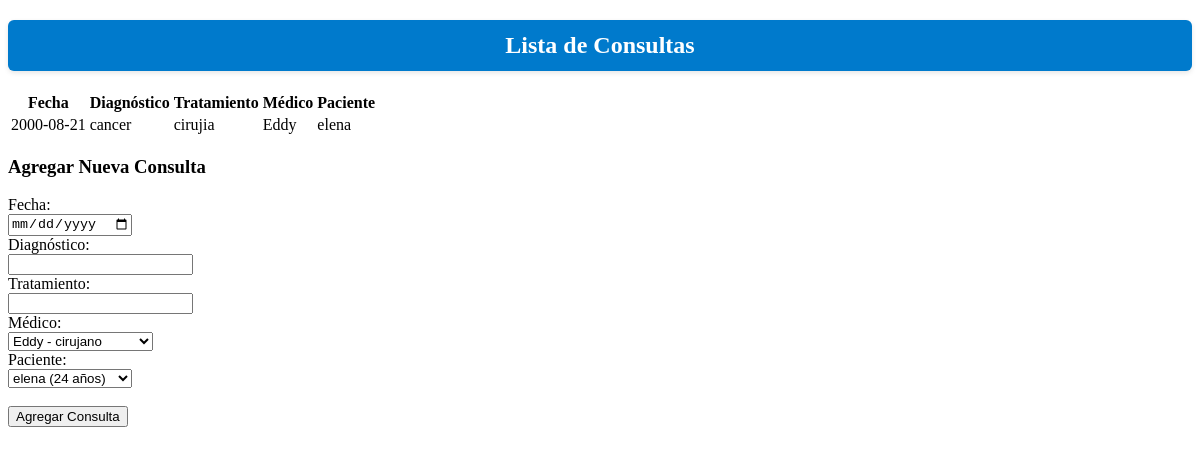
The page /consultas on the database its author committed.
### models/consulta.py (models this page shows)
class Consulta(db.Model):
    id_consulta = db.Column(db.Integer, primary_key=True)
    fecha = db.Column(db.Date, nullable=False)
    diagnostico = db.Column(db.String(200))
    tratamiento = db.Column(db.String(200))
    id_medico = db.Column(db.Integer, db.ForeignKey('medico.id_medico'), nullable=False)
    id_paciente = db.Column(db.Integer, db.ForeignKey('paciente.id_paciente'), nullable=False)

### models/medico.py (models this page shows)
class Medico(db.Model):
    id_medico = db.Column(db.Integer, primary_key=True)
    nombre = db.Column(db.String(100), nullable=False)
    especialidad = db.Column(db.String(100), nullable=False)
    telefono = db.Column(db.String(20))
    correo = db.Column(db.String(100), unique=True)
    consultas = db.relationship('Consulta', backref='medico', lazy=True)

### models/paciente.py (models this page shows)
class Paciente(db.Model):
    id_paciente = db.Column(db.Integer, primary_key=True)
    nombre = db.Column(db.String(100), nullable=False)
    edad = db.Column(db.Integer)
    direccion = db.Column(db.String(200))
    telefono = db.Column(db.String(20))
    consultas = db.relationship('Consulta', backref='paciente', lazy=True)

### controllers/consulta_controller.py (the view)
@consulta_bp.route('/consultas')
def listar_consultas():
    consultas = Consulta.query.all()
    medicos = Medico.query.all()
    pacientes = Paciente.query.all()
    return render_template('consultas.html', consultas=consultas, medicos=medicos, pacientes=pacientes)

### templates/consultas.html
{% extends "base.html" %}
{% block content %}
<h2>Lista de Consultas</h2>
<table>
    <tr>
        <th>Fecha</th>
        <th>Diagnóstico</th>
        <th>Tratamiento</th>
        <th>Médico</th>
        <th>Paciente</th>
    </tr>
    {% for c in consultas %}
    <tr>
        <td>{{ c.fecha }}</td>
        <td>{{ c.diagnostico }}</td>
        <td>{{ c.tratamiento }}</td>
        <td>{{ c.medico.nombre }}</td>
        <td>{{ c.paciente.nombre }}</td>
    </tr>
    {% endfor %}
</table>
<h3>Agregar Nueva Consulta</h3>
<form method="POST" action="/consulta/nueva">
    <label>Fecha:</label><br>
    <input type="date" name="fecha" required><br>
    <label>Diagnóstico:</label><br>
    <input type="text" name="diagnostico" required><br>
    <label>Tratamiento:</label><br>
    <input type="text" name="tratamiento" required><br>
    <label>Médico:</label><br>
    <select name="id_medico" required>
        {% for m in medicos %}
            <option value="{{ m.id_medico }}">{{ m.nombre }} - {{ m.especialidad }}</option>
        {% endfor %}
    </select><br>
    <label>Paciente:</label><br>
    <select name="id_paciente" required>
        {% for p in pacientes %}
            <option value="{{ p.id_paciente }}">{{ p.nombre }} ({{ p.edad }} años)</option>
        {% endfor %}
    </select><br><br>
    <button type="submit">Agregar Consulta</button>
</form>
{% endblock %}

### static/style.css (style rules this page uses)
h2 { background-color: #007acc; color: white; padding: 12px; border-radius: 6px; text-align: center; box-shadow: 0 2px 5px rgba(0,0,0,0.1); }

### rows shown on the page
Consulta: fecha "2000-08-21", diagnostico "cancer", tratamiento "cirujia", medico.nombre "Eddy", paciente.nombre "elena"

### other values the page prints
form field id_medico "Eddy - cirujano"
form field id_paciente "elena (24 años)"
